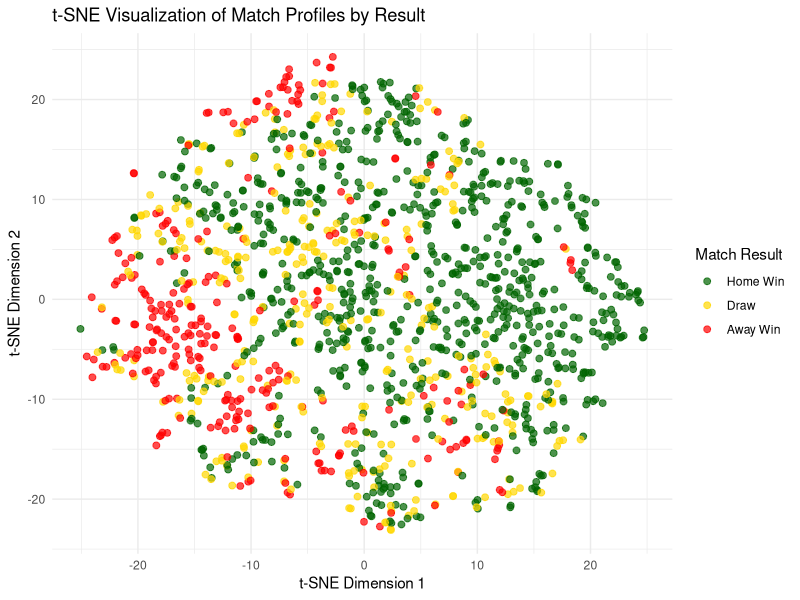
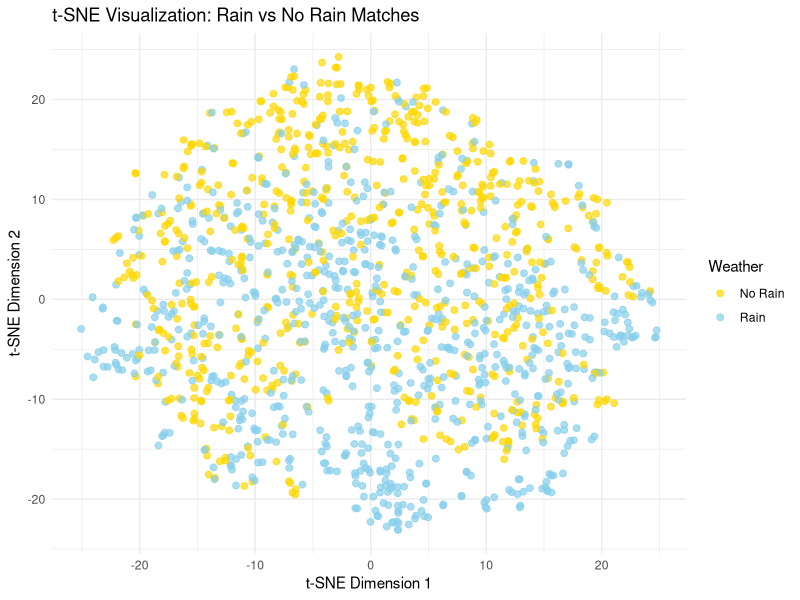

Recreate these plots in R, in order.
library(tidyverse)
library(Rtsne)

df <- read.csv("football_combined_cleaned.csv")

tsne_full <- df %>%
  select(
    FTR,
    FTHG, FTAG,
    HS, HST, HC, HF, HY,
    precipitation, sunshine, mean_temp
  ) %>%
  drop_na()

tsne_input <- tsne_full %>%
  select(
    FTHG, FTAG,
    HS, HST, HC, HF, HY,
    precipitation, sunshine, mean_temp
  ) %>%
  scale()

tsne_result <- Rtsne(
  tsne_input,
  dims = 2,
  perplexity = min(30, nrow(tsne_input) / 4),
  verbose = TRUE,
  max_iter = 1000,
  check_duplicates = FALSE
)

tsne_df <- data.frame(
  tSNE1 = tsne_result$Y[,1],
  tSNE2 = tsne_result$Y[,2],
  Result = tsne_full$FTR,
  HadRain = tsne_full$precipitation > 0,
  Precipitation = tsne_full$precipitation,
  TotalGoals = tsne_full$FTHG + tsne_full$FTAG
)

write.csv(tsne_df, "tsne_results.csv", row.names = FALSE)

tsne_df$ResultLabel <- factor(
  tsne_df$Result,
  levels = c("H", "D", "A"),
  labels = c("Home Win", "Draw", "Away Win")
)

png("figures/tsne_results.png", width = 900, height = 650)
print(
  ggplot(tsne_df, aes(x = tSNE1, y = tSNE2, color = ResultLabel)) +
    geom_point(alpha = 0.7, size = 2) +
    labs(
      title = "t-SNE Visualization of Match Profiles by Result",
      x = "t-SNE Dimension 1",
      y = "t-SNE Dimension 2",
      color = "Match Result"
    ) +
    scale_color_manual(
      values = c(
        "Home Win" = "darkgreen",
        "Draw" = "gold",
        "Away Win" = "red"
      )
    ) +
    theme_minimal()
)
dev.off()

tsne_df$RainLabel <- ifelse(tsne_df$HadRain, "Rain", "No Rain")

png("figures/tsne_weather.png", width = 900, height = 650)
print(
  ggplot(tsne_df, aes(x = tSNE1, y = tSNE2, color = RainLabel)) +
    geom_point(alpha = 0.7, size = 2) +
    labs(
      title = "t-SNE Visualization: Rain vs No Rain Matches",
      x = "t-SNE Dimension 1",
      y = "t-SNE Dimension 2",
      color = "Weather"
    ) +
    scale_color_manual(values = c("Rain" = "skyblue", "No Rain" = "gold")) +
    theme_minimal()
)
dev.off()
